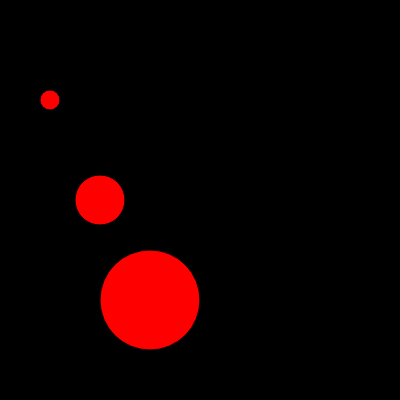
Frame 1 (no input)
Frame 60 (no input): identical to frame 1, image omitted
Frame 120 (the mouse pressed at the canvas centre since frame 60): identical to frame 1, image omitted

The p5.js sketch that drew this single still picture (run headless with seeded random() and noise() and a simulated clock; from frame 60 on, the mouse is pressed at the canvas centre):

// p5.js sketch
// ── sketch.js
let xLoc;
let yLoc;
let ballSpeedX = 3;
let ballSpeedY = 5;
let xLocArray = [50, 100, 150];
let yLocArray = [100, 200, 300];
let widthArray = [20, 50, 100];
let heightArray = [];
let speedXarray = [];

function setup() {
  createCanvas(400, 400);
  xLoc = width / 2;
  yLoc = height / 2;
}

function draw() {
  background(0);
  fill(255, 0, 0);
  ellipse(xLocArray[0], yLocArray[0], widthArray[0]);
  ellipse(xLocArray[1], yLocArray[1], widthArray[1]);
  ellipse(xLocArray[2], yLocArray[2], widthArray[2]);

  xLoc = xLocArray[0];
  yLoc = yLocArray[0];
  moveEllipse();
  bounceEllipse();
}
  
function displayEllipse() {
  ellipse(xLoc, yLoc, 100, 100);
}

function movingEllipse(xpos, ypos, size, colorR, colorG, colorB) {
  fill (colorR, colorG, colorB);
  ellipse(xpos, ypos, size, size);
  //rect(xpos, ypos, 20);
}

function moveEllipse() {
  xLoc += ballSpeedX;
  yLoc += ballSpeedY;
}

function bounceEllipse() {
  if (xLoc < 0 || xLoc > width) {
    ballSpeedX = ballSpeedX * -1;
  }
  if (yLoc < 0 || yLoc > height) {
    ballSpeedY = ballSpeedY * -1;
  }
}
